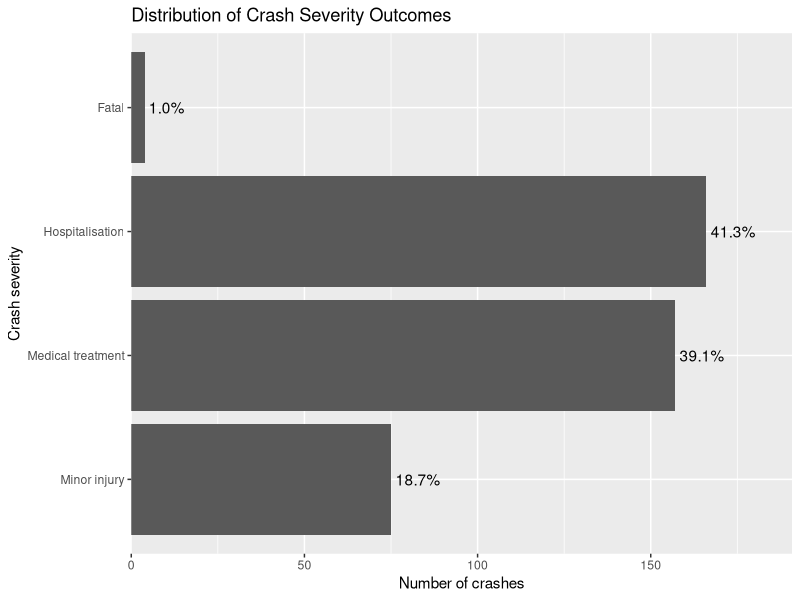
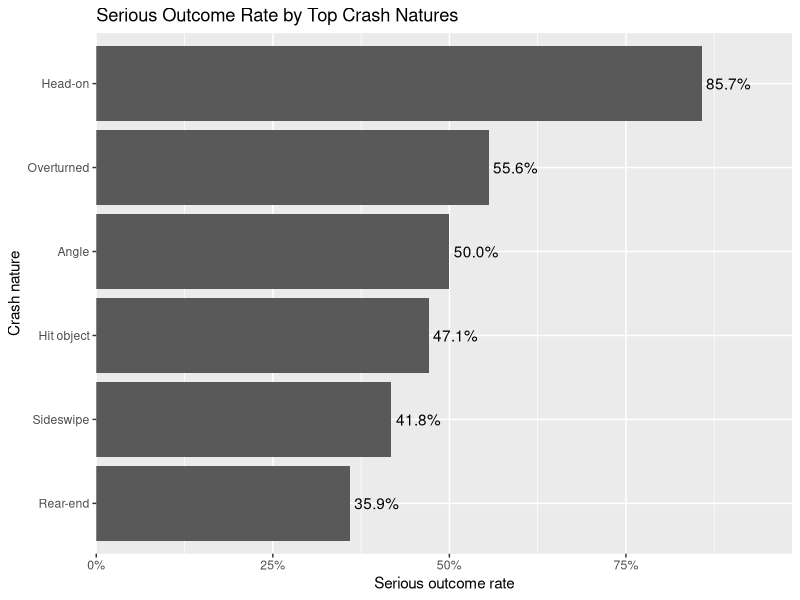

Write the R code that produced these figures, in order.
## ---- chunk 1
#| label: setup

# Load libraries here
library(ggplot2)
library(dplyr)
library(knitr)
## ---- chunk 2
#| label: fig-method-plot
#| fig-cap: "Caption for methodology figure."

# plot code 
## ---- chunk 3
#| label: tbl-method-table
#| tbl-cap: "Caption for methodology table."

# table code
## ---- chunk 4
# read data
raw_data <- read.csv("data/cleaned_dataset.csv")

# transform data
data <- raw_data|>
  mutate(
    Crash_Severity = factor(
      Crash_Severity,
      levels = c(
        "Minor injury",
        "Medical treatment",
        "Hospitalisation",
        "Fatal"
      ),
      ordered = TRUE
    ),
    Crash_Type = factor(Crash_Type),
    Crash_Nature = factor(Crash_Nature),
    Crash_Speed_Limit = factor(Crash_Speed_Limit),
    Crash_Road_Surface_Condition = factor(Crash_Road_Surface_Condition),
    Crash_Atmospheric_Condition = factor(Crash_Atmospheric_Condition),
    Crash_Lighting_Condition = factor(Crash_Lighting_Condition),
    Crash_Road_Horiz_Align = factor(Crash_Road_Horiz_Align),
    Crash_Road_Vert_Align = factor(Crash_Road_Vert_Align),
    Crash_DCA_Group_Description = factor(Crash_DCA_Group_Description)
  )

## ---- chunk 5
#| label: fig-crash-severity
#| fig-cap: "Distribution of Crash Severity Outcomes"

# plot for "How are crash severity outcomes distributed across high-speed road crashes in Brisbane in 2024?"
data |>
  count(Crash_Severity) |>
  mutate(
    percent = n / sum(n),
    label = scales::percent(percent, accuracy = 0.1)
  ) |>
  ggplot(aes(x = Crash_Severity, y = n)) +
  geom_col() +
  geom_text(aes(label = label), hjust = -0.1) +
  coord_flip() +
  scale_y_continuous(expand = expansion(mult = c(0, 0.15))) +
  labs(
    title = "Distribution of Crash Severity Outcomes",
    x = "Crash severity",
    y = "Number of crashes"
  )
## ---- chunk 6
#| label: serious rate
#| fig-cap: "Serious Outcome Rate by Top Crash Natures"

top_natures <- data |>
  count(Crash_Nature, sort = TRUE) |>
  slice_head(n = 6) |>
  pull(Crash_Nature)

data |>
  mutate(
    Serious_Outcome = if_else(
      Crash_Severity %in% c("Hospitalisation", "Fatal"),
      "Serious",
      "Non-serious"
    )
  ) |>
  filter(Crash_Nature %in% top_natures) |>
  group_by(Crash_Nature) |>
  summarise(
  total_crashes = n(),
  serious_crashes = sum(Serious_Outcome == "Serious"),
  serious_rate = serious_crashes / total_crashes,
  .groups = "drop"
  ) |>
  ggplot(aes(x = reorder(Crash_Nature, serious_rate), y = serious_rate)) +
  geom_col() +
  geom_text(
    aes(label = scales::percent(serious_rate, accuracy = 0.1)),
    hjust = -0.1
  ) +
  coord_flip() +
  scale_y_continuous(
    labels = scales::percent,
    expand = expansion(mult = c(0, 0.15))
  ) +
  labs(
    title = "Serious Outcome Rate by Top Crash Natures",
    x = "Crash nature",
    y = "Serious outcome rate"
  )
